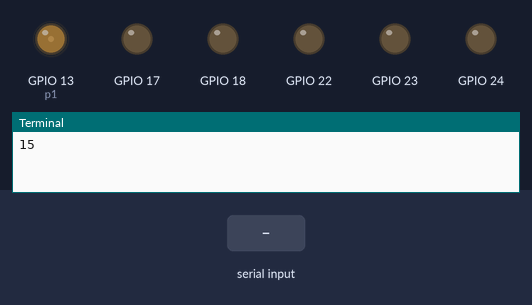
The program below on a simulated Raspberry Pi (BCM pin numbers). Shown: output pins drawn as LEDs (lit = HIGH), the last lines printed to the terminal. The inputs (shaded band) are chosen by the test bench.

Above: at 1.2 s.
1.3 s: "1" typed at the terminal, then Enter
At 1.6 s:
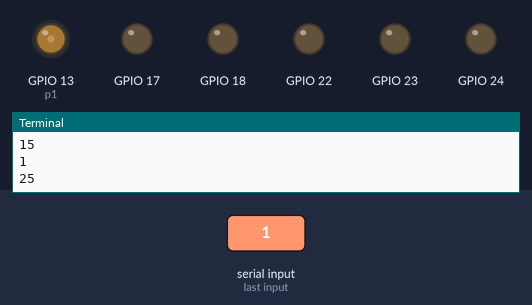
2.8 s: "0" typed at the terminal, then Enter
At 3.9 s:
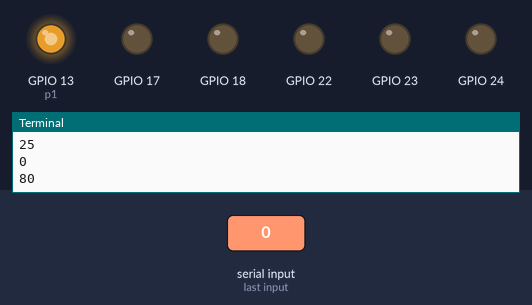
Timing chart, 0 to 5.8 s (numbered marks = the images above; inputs shaded):
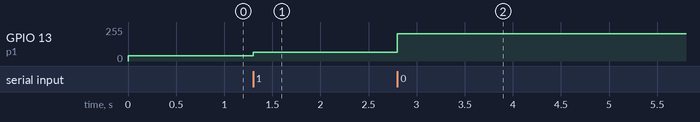

Measured:
- after the input at 1.3 s, GPIO 13 (p1): 38/255 → 64/255 at once
- after the input at 2.8 s, GPIO 13 (p1): 64/255 → 204/255 at once

The program:

____.py
```python
import RPi.GPIO as gpio
import time
gpio.setwarnings(False)
gpio.setmode(gpio.BCM)
gpio.setup(17,gpio.OUT)#设置GPIO17（IN1）为输出
gpio.setup(22,gpio.OUT)#设置GPIO22（IN2）为输出
gpio.setup(23,gpio.OUT)#设置GPIO23（IN3）为输出
gpio.setup(24,gpio.OUT)#设置GPIO24（IN4）为输出

gpio.setup(13,gpio.OUT)#设置ENA为输出
gpio.setup(18,gpio.OUT)#设置ENB为输出

p1 = gpio.PWM(13,1000)#设置1000HZ的PWM于13针脚
p1.start(15)#以占空比15启动PWM脉冲
input("15")
p1.ChangeDutyCycle(25)#改变占空比为25
input("25")
p1.ChangeDutyCycle(80)#改变占空比为80
input("80")
p1.ChangeDutyCycle(100)#改变占空比为100
input("100")
p1.stop()
gpio.cleanup()
```
